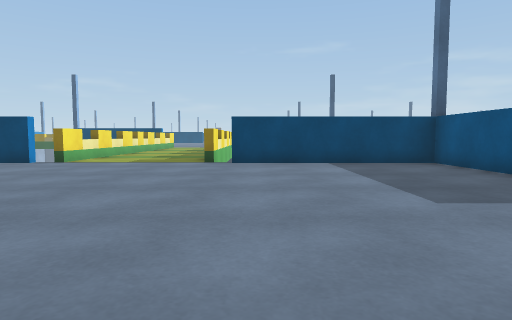
View 1 (above)

19 first-person views from a walk through a 3-D level made in the Unity game engine. The camera is 0.68 m above the floor, tilts 4° down and sees 75° across. The floor is counted in squares, 1 m on a side. Each view is taken from the middle of a square. On the plan, view 1 faces up. The plan holds only what a view shows up to about 10 squares ahead; the rest is blank. The place goes on beyond the plan. Surface patterns are stand-ins for the level's own textures.

View 2
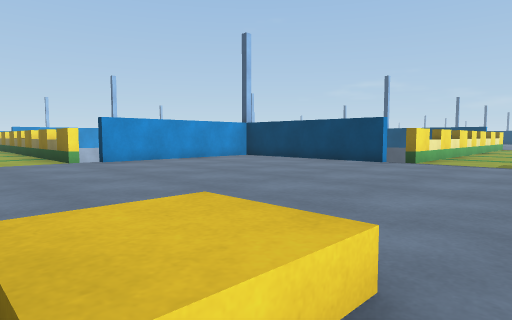

View 3
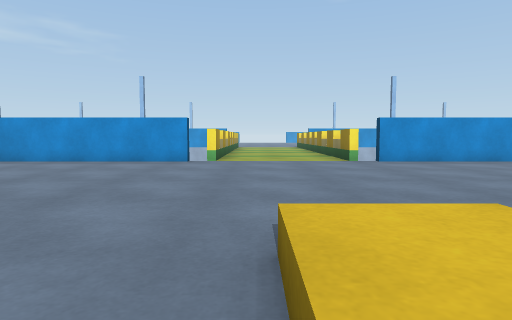

View 4
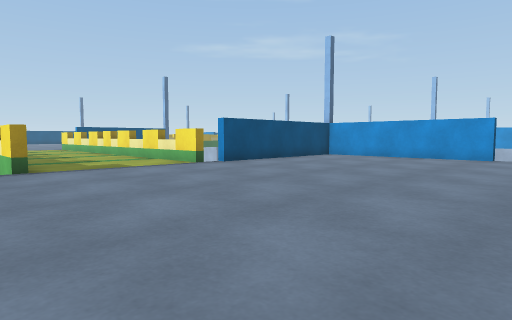

View 5
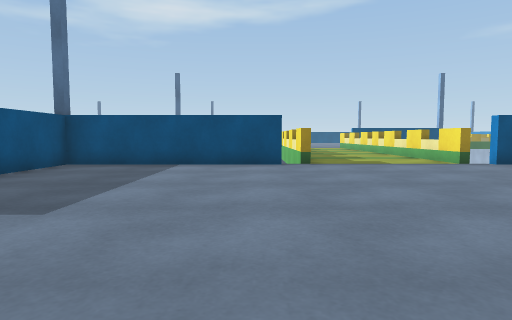

View 6
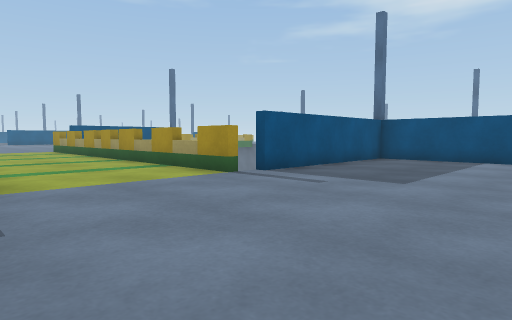

View 7
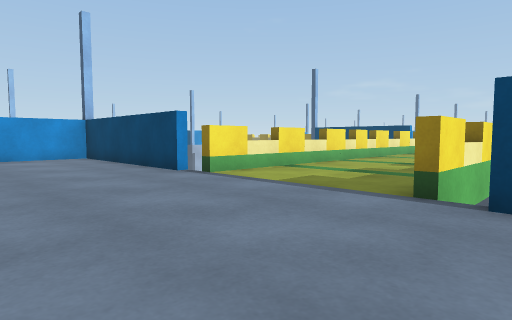

View 8
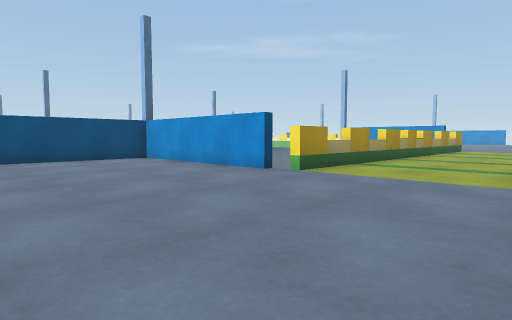

View 9
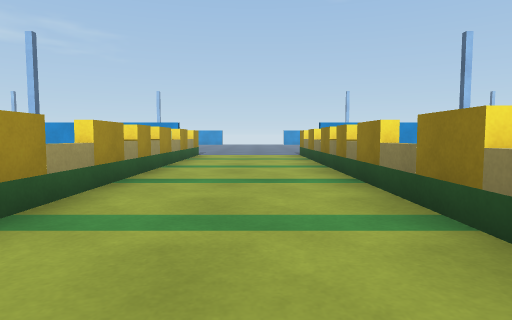

View 10
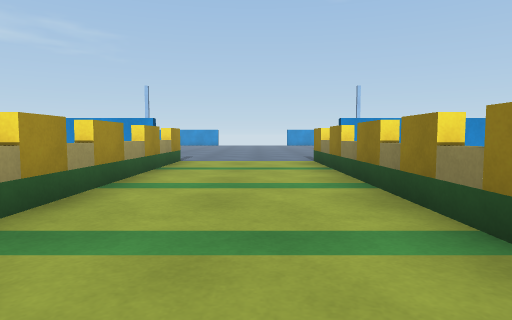

View 11
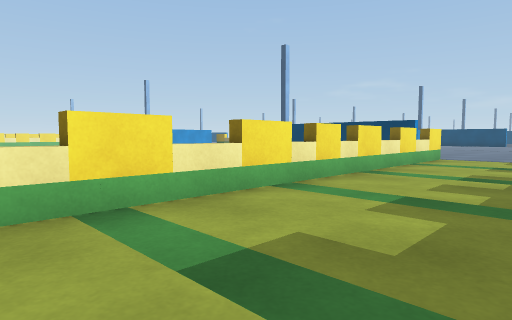

View 12
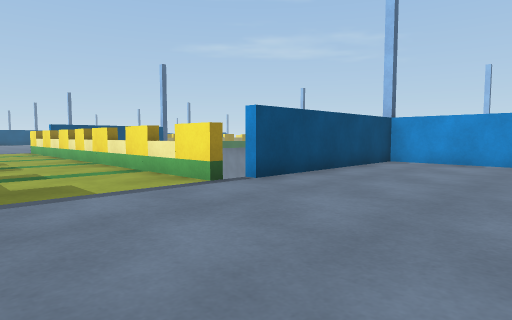

View 13
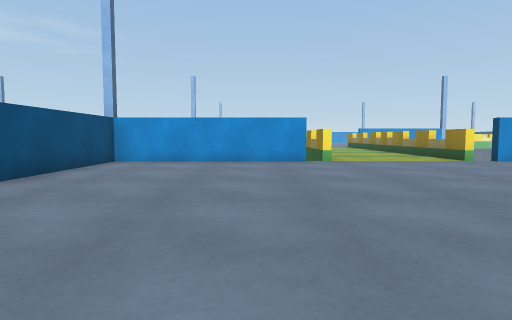

View 14
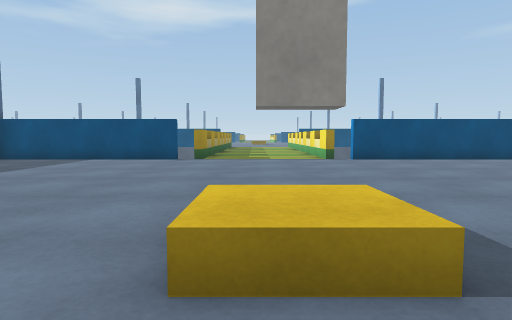

View 15
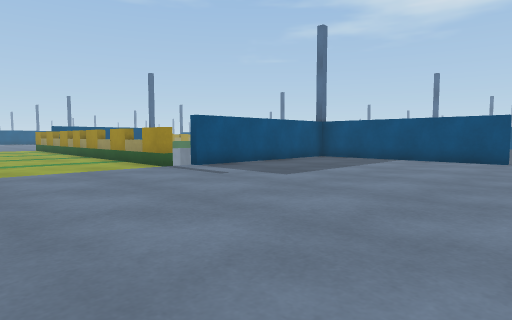

View 16
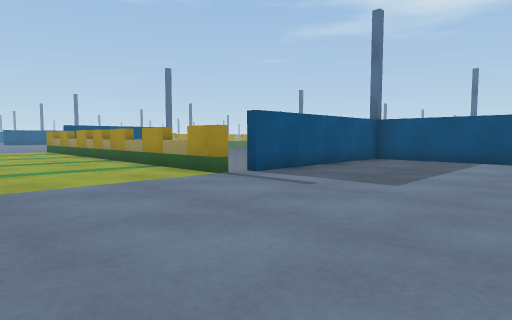

View 17
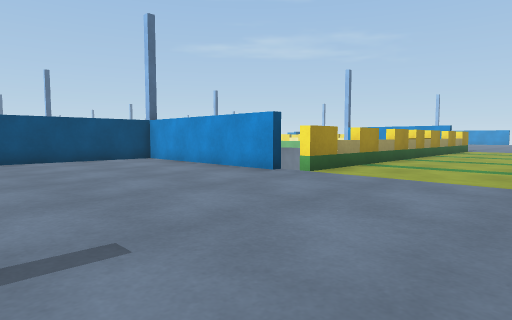

View 18
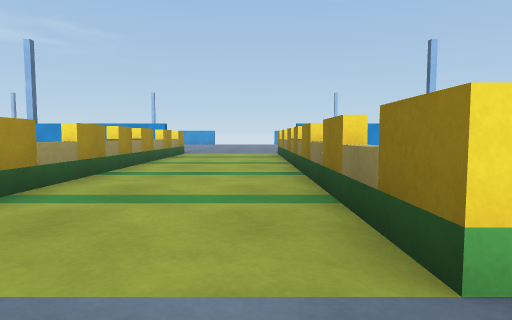

View 19
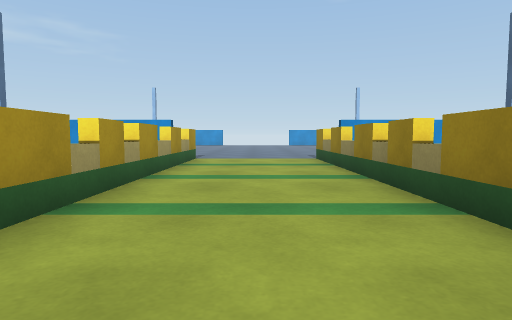

### Floor plan
Key: @ floor where view 1 was taken; # wall or solid block; x gap in a wall; . floor; = window, fence, low wall or low ledge; ^ raised ledge; v drop or lower ground; B block; W white block; O other object.
Columns run from 22 left of view 1 to 11 right of it. Each row starts with its distance up from view 1.
 31 =#=#BB#=#=#......  ........
 30 ................. ...............
 29 ..................^W..............
 28 ..................................
 27 =#=#BB#=#=#................#####O
 26            #...............#
 25            #...............#
 24            #...............#
 23            #...............#
 22            #...............#
 21            ######....######v
 20                  #..
 19                  #..
 18                  #..
 17                  #..
 16                  B..
 15                  B..
 14                  B...
 13                  #...
 12                  #...#
 11                  #...#
 10                  #...#
  9            #####x#...######v
  8            #...............#
  7            #...............#
  6            #...............#
  5            #...............
  4            #..............
  3 =#=#BB#=#=#................
  2 .................................
  1 ..................^^..............
  0 ...................^..@...........
 -1 =#=#BB#=#=#................#####O
 -2            #...............x
 -3            #...............#
 -4            #...............#
 -5            #...............#
 -6            #...............#
 -7            ######.....######
 -8                  #...#
 -9                  =...=

Where each view was taken, in squares from view 1:
view 1: 0 up, 0 right, facing up
view 2: 0 up, 2 left, facing up-left
view 3: 0 up, 2 left, facing left
view 4: 0 up, 0 right, facing down-left
view 5: 1 up, 0 right, facing down
view 6: 3 up, 0 right, facing down-right
view 7: 5 up, 0 right, facing up-left
view 8: 3 up, 6 left, facing down-left
view 9: 1 up, 11 left, facing left
view 10: 1 up, 14 left, facing left
view 11: 10 up, 2 left, facing up-left
view 12: 25 up, 2 left, facing down-left
view 13: 25 up, 2 left, facing left
view 14: 31 up, 3 left, facing down
view 15: 31 up, 2 left, facing down-right
view 16: 31 up, 0 right, facing down-right
view 17: 31 up, 6 left, facing down-left
view 18: 30 up, 10 left, facing left
view 19: 29 up, 13 left, facing left
